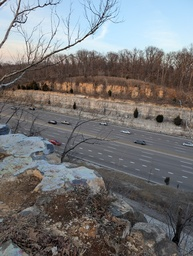
#> input picture example1/a.jpg, 193 x 256 px, shrunk from 1434 x 1905 before the run, found by its file name; its folder holds 4 pictures in this run
$ python run.py
#> lines starting #> are read from the running program, lines starting #| are printed output that depends on the picture
"""
iteration_9/run.py
K-Means only. Feature vector per pixel: [L, A, B, x, y]
  - LAB color channels (perceptually uniform)
  - x, y pixel coordinates (normalized 0-1, scaled by SPATIAL_W)
Runs K = 3, 4, 5. All P(5, k) texture permutations per image per K.

Output: iteration_9/k{k}/{image}/segments.jpg
                              permutations/perm_NNN__t0_t1...jpg
"""

import numpy as np
import cv2
from scipy.ndimage import median_filter
from itertools import permutations
import os

# ── tunables ──────────────────────────────────────────────────────────────────

DIR_IN  = "C:/Users/coles/Desktop/editor/example1"
DIR_OUT = "C:/Users/coles/Desktop/editor/example1/iteration_9"

IMAGES   = ["a", "c", "d"]
K_VALUES = [3, 4, 5]

# Feature weights — x/y scaled to this range before clustering
# (LAB L channel is 0-100, A/B are roughly -128 to 127)
SPATIAL_W = 40      # increase to make location matter more, decrease for pure colour

# K-Means
KM_ITERATIONS = 100
KM_ATTEMPTS   = 15   # number of random restarts; more = more stable result
KM_EPS        = 0.05

# Post-processing: smooth label map then soft-blend via per-class gaussian blur
MEDIAN_SIZE = 19
BLUR_SIZE   = 151    # gaussian kernel size (odd pixels)

# ── I/O ───────────────────────────────────────────────────────────────────────

def load_img(name):
#> called with name = 'a'
    img = cv2.imread(f"{DIR_IN}/{name}.jpg")
#> img is the input picture: shape (256, 193, 3); mean B, G, R 118.3, 117.2, 117.1
    return cv2.cvtColor(img, cv2.COLOR_BGR2RGB)

def save_img(arr, path):
    os.makedirs(os.path.dirname(path), exist_ok=True)
    out = cv2.cvtColor(arr.astype(np.uint8), cv2.COLOR_RGB2BGR)
    cv2.imwrite(path, out, [cv2.IMWRITE_JPEG_QUALITY, 92])

# ── segmentation ──────────────────────────────────────────────────────────────

def segment(img, k):
    """
    K-Means on a 5-column feature matrix: [L, A, B, x_scaled, y_scaled].
    Each pixel contributes one row. x and y run 0..SPATIAL_W across the image.
    """
    h, w = img.shape[:2]
    lab  = cv2.cvtColor(img, cv2.COLOR_RGB2LAB).astype(np.float32)

    # pixel coordinate grids, scaled so spatial spread ~ SPATIAL_W
    ys, xs = np.mgrid[0:h, 0:w]
    x_col = xs.astype(np.float32) / (w - 1) * SPATIAL_W   # 0 .. SPATIAL_W
    y_col = ys.astype(np.float32) / (h - 1) * SPATIAL_W   # 0 .. SPATIAL_W

    # (H*W, 5)  columns: L  A  B  x  y
    feats = np.stack(
        [lab[..., 0], lab[..., 1], lab[..., 2], x_col, y_col],
        axis=2
    ).reshape(-1, 5).astype(np.float32)

    crit = (cv2.TERM_CRITERIA_EPS + cv2.TERM_CRITERIA_MAX_ITER, KM_ITERATIONS, KM_EPS)
    _, labels_flat, _ = cv2.kmeans(
        feats, k, None, crit, KM_ATTEMPTS, cv2.KMEANS_PP_CENTERS
    )
    labels = labels_flat.reshape(h, w)

    # smooth hard labels, then soft-blend via per-class gaussian → argmax
    labels = median_filter(labels, size=MEDIAN_SIZE)
    bs = BLUR_SIZE if BLUR_SIZE % 2 == 1 else BLUR_SIZE + 1
    onehot  = np.zeros((h, w, k), np.float32)
    for i in range(k):
        onehot[..., i] = (labels == i).astype(np.float32)
    blurred = np.stack(
        [cv2.GaussianBlur(onehot[..., i], (bs, bs), 0) for i in range(k)], axis=2
    )
    return np.argmax(blurred, axis=2).astype(np.int32)

# ── colorize ──────────────────────────────────────────────────────────────────

PALETTE = np.array([
    [231,  76,  60],   # red
    [ 52, 152, 219],   # blue
    [ 46, 204, 113],   # green
    [241, 196,  15],   # yellow
    [155,  89, 182],   # purple
], np.uint8)

def colorize(labels, k):
    out = np.zeros((*labels.shape, 3), np.uint8)
    for i in range(k):
        out[labels == i] = PALETTE[i]
    return out

# ── texture cache ─────────────────────────────────────────────────────────────

TEX_NAMES = ['glitch', 'scanlines', 'halftone', 'static', 'ripple']

def build_cache(img):
    h, w = img.shape[:2]
#> h = 256; w = 193
    yy, xx = np.mgrid[0:h, 0:w].astype(np.float32)

    # 0: TV glitch
    np.random.seed(0)
    g = img.astype(np.float32).copy()
    for y in np.random.choice(h, max(1, h // 8), replace=False):
        s = int(np.random.choice([-1, 1]) * np.random.randint(8, 30))
        g[y] = np.roll(g[y], s, axis=0)
#> g: shape (256, 193, 3) float32; mean R, G, B 117.1, 117.2, 118.3
    for y in np.random.choice(h, max(1, h // 6), replace=False):
        s = np.random.randint(4, 14)
        g[y, :, 0] = np.roll(g[y, :, 0],  s)
        g[y, :, 2] = np.roll(g[y, :, 2], -s)
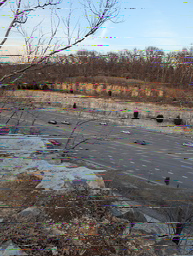
#> g: shape (256, 193, 3) float32; mean R, G, B 117.1, 117.2, 118.3
    g = np.clip(g * np.random.uniform(0.6, 1.4, (h, w, 1)), 0, 255).astype(np.float32)

    # 1: scanlines
    sl = np.ones((h, w, 1), np.float32); sl[::3, :, :] = 0.2

    # 2: halftone dots
    sp  = 13
    cy_ = (yy // sp) * sp + sp / 2
    cx_ = (xx // sp) * sp + sp / 2
    dot = (np.sqrt((yy - cy_) ** 2 + (xx - cx_) ** 2) < sp * 0.4).astype(np.float32)
    ht  = (dot * 0.85 + 0.15)[..., np.newaxis]

    # 3: TV static
    np.random.seed(42)
    ns = np.random.uniform(0.4, 1.6, (h, w)).astype(np.float32)
    gr = np.random.choice(h, int(h * 0.08), replace=False)
    ns[gr] = np.random.uniform(0.1, 2.2, (len(gr), w))
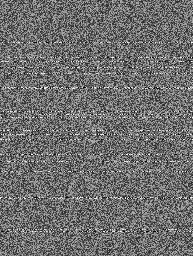
#> ns: shape (256, 193) float32; min 0.1, max 2.2, mean 1.01; drawn with min black and max white
    st = ns[..., np.newaxis]

    # 4: ripple rings
    cy_r, cx_r = int(h * 0.55), int(w * 0.5)
#> cy_r = 140; cx_r = 96
    d  = np.sqrt((yy - cy_r) ** 2 + (xx - cx_r) ** 2)
    rp = (1.0 + 0.5 * np.sin(d / 16 * 2 * np.pi))[..., np.newaxis].astype(np.float32)

    return [('direct', g), ('mult', sl), ('mult', ht), ('mult', st), ('mult', rp)]

# ── apply permutation ─────────────────────────────────────────────────────────

def apply_perm(img, labels, perm, cache):
    orig = img.astype(np.float32)
    out  = np.zeros_like(orig)
    for zone, tex_idx in enumerate(perm):
        mask = labels == zone
        kind, data = cache[tex_idx]
        out[mask] = data[mask] if kind == 'direct' else (orig * data)[mask]
    return np.clip(out, 0, 255).astype(np.uint8)

# ── main ──────────────────────────────────────────────────────────────────────

if __name__ == "__main__":
    for k in K_VALUES:
        all_perms = list(permutations(range(len(TEX_NAMES)), k))
        print(f"\n{'='*52}")
        print(f"  K={k}   features=[L,A,B,x,y]   {len(all_perms)} perms/image")
        print(f"{'='*52}")

        for img_name in IMAGES:
            print(f"  {img_name}.jpg  ", end="", flush=True)
            img   = load_img(img_name)
            cache = build_cache(img)
#> cache = 5 items
            labels = segment(img, k)
#> in segment, `labels = labels_flat.reshape(h, w)`: labels: shape (256, 193) int32; 3 distinct labels, from 0 to 2
#> in segment, `labels = median_filter(labels, size=MEDIAN_SIZE)`: labels: shape (256, 193) int32; 3 distinct labels, from 0 to 2
#> after the loop in segment, `for i in range(k):`:
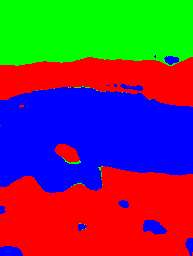
#> onehot: shape (256, 193, 3) float32; mean of channels 0, 1, 2 0.342, 0.24, 0.418; drawn as B, G, R
#> in segment, `blurred = np.stack( [cv2.GaussianBlur(onehot[..., i], (bs, bs), 0) for..`:
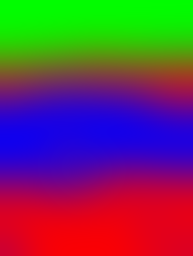
#> blurred: shape (256, 193, 3) float32; mean of channels 0, 1, 2 0.341, 0.24, 0.419; drawn as B, G, R
#> in segment, `return np.argmax(blurred, axis=2).astype(np.int32)`:
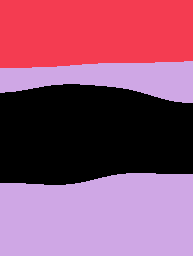
#> returned value: shape (256, 193) int32; 3 distinct labels, from 0 to 2; one colour per label, 0 black

            out_dir = f"{DIR_OUT}/k{k}/{img_name}"
            os.makedirs(f"{out_dir}/permutations", exist_ok=True)
            save_img(colorize(labels, k), f"{out_dir}/segments.jpg")

            for i, perm in enumerate(all_perms):
                result = apply_perm(img, labels, perm, cache)
                fname  = f"perm_{i:03d}__{'_'.join(TEX_NAMES[t] for t in perm)}.jpg"
                save_img(result, f"{out_dir}/permutations/{fname}")
#> this loop made 60 passes
#> pass 1, in save_img (call 2), `out = cv2.cvtColor(arr.astype(np.uint8), cv2.COLOR_RGB2BGR)`:
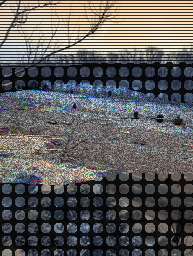
#> out: shape (256, 193, 3); mean R, G, B 92.6, 91.6, 91.4
#> after the loop:
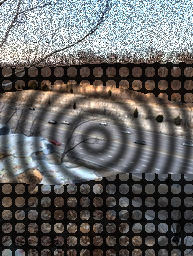
#> result: shape (256, 193, 3); mean R, G, B 101.8, 101.3, 101.1

            print(f"done ({len(all_perms)} perms)")

    total = sum(len(list(permutations(range(len(TEX_NAMES)), k)))
                for k in K_VALUES) * len(IMAGES)
#> total = 900
    print(f"\nDone. {total} images total.")
#| Done. 900 images total.
